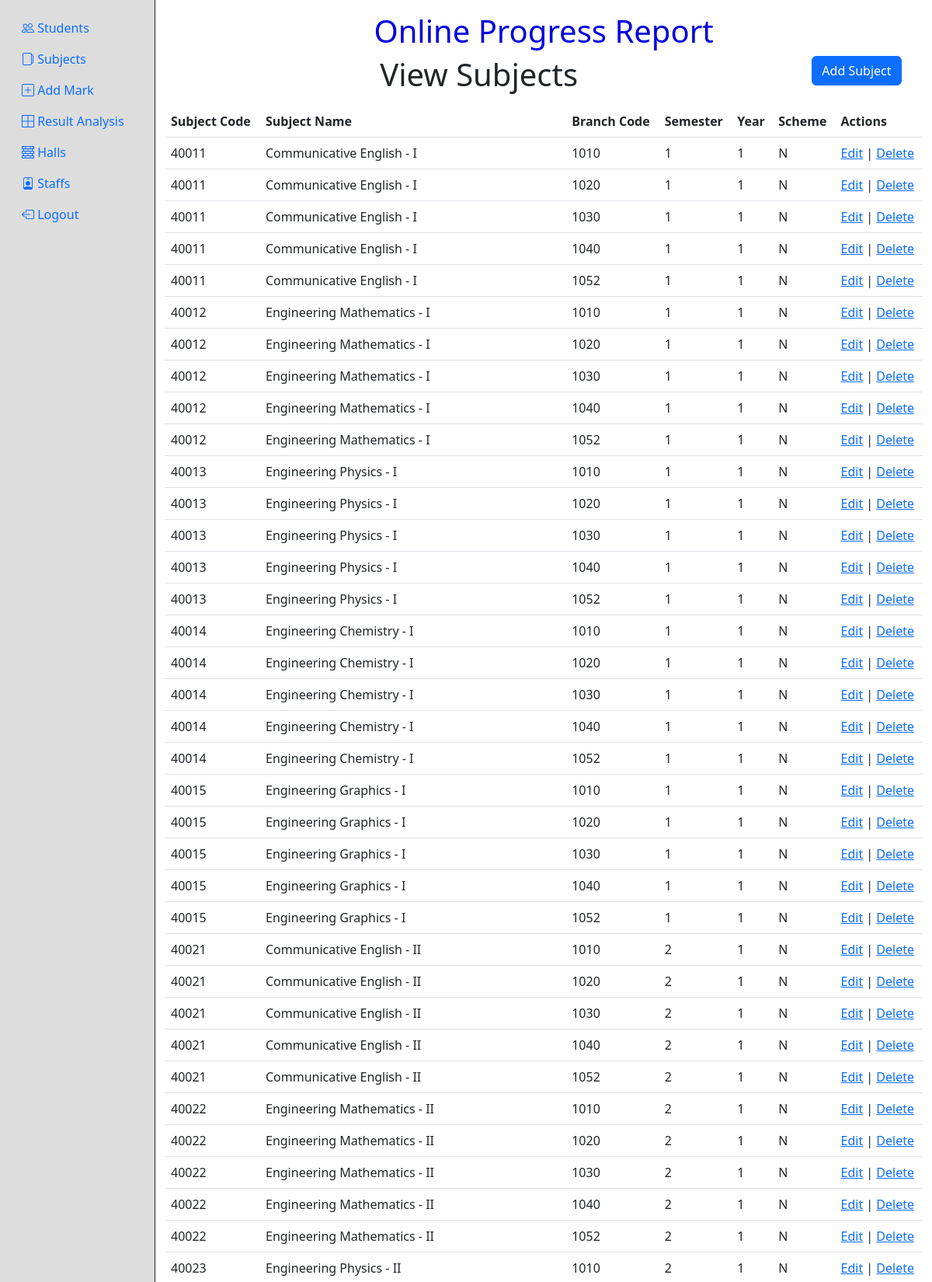
/subjects.php (signed in, upper part), run on the app's committed database.
### tables this page shows
CREATE TABLE `sub_details` (
  `id` int(11) NOT NULL,
  `scode` int(11) NOT NULL,
  `sname` text NOT NULL,
  `bcode` int(11) NOT NULL,
  `sem` int(11) NOT NULL,
  `year` int(11) NOT NULL,
  `scheme` varchar(10) NOT NULL
);

### subjects.php (the view, shortened to what this page needs)
<?php
if(!isset($_SESSION["user_id"])){
    header("Location: login.php");
}else if(isset($_GET["deleteid"])){
    $query = "DELETE FROM `sub_details` WHERE `id` = ".$_GET["deleteid"];
    $con = mysqli_connect(DB_HOST,DB_USERNAME,DB_PASSWORD,DB_NAME);
    mysqli_query($con, $query);
    $selectQuery = "SELECT * FROM `sub_details`";
    $result = mysqli_query($con, $selectQuery);
}else{
    $query = "SELECT * FROM `sub_details`";
    $con = mysqli_connect(DB_HOST,DB_USERNAME,DB_PASSWORD,DB_NAME);
    $result = mysqli_query($con, $query);
}
?>
<!DOCTYPE html>
<html lang="en">
<head>
  <link href="https://cdn.jsdelivr.net/npm/bootstrap@5.3.0-alpha1/dist/css/bootstrap.min.css" rel="stylesheet"
>
  <link rel="stylesheet" href="https://cdn.jsdelivr.net/npm/bootstrap-icons@1.10.3/font/bootstrap-icons.css">
</head>
<body>
  <div class="container-fluid h-100">
    <div class="row h-100">
      <?php include("sidebar.php"); ?>
      <div class="col-10 pt-3">
        <div class="row">
          <div class="col-12">
            <h2 style="text-align:center;font-size:40px;color:#00d">Online Progress Report</h2>
          </div>
        </div>
        <div class="row">
          <div class="col">
            <div class="row">
              <div class="col-10">
                <h1 class="title mb-3">View Subjects</h1>
              </div>
              <div class="col"><a class="btn btn-primary" href="add-subject.php" role="button">Add Subject</a></div>
            </div>
            <div class="table-responsive">
              <table class="table table-hover">
                <thead>
                  <tr>
                    <th>Subject Code</th>
                    <th>Subject Name</th>
                    <th>Branch Code</th>
                    <th>Semester</th>
                    <th>Year</th>
                    <th>Scheme</th>
                    <th>Actions</th>
                  </tr>
                </thead>
                <tbody>
                  <?php if($result){
                    $rows = mysqli_num_rows($result);
                    if($rows===0){
                  ?>
                  <tr>
                    <td colspan="7" align="center">No Records Found</td>
                  </tr>
                  <?php }else{
                    while($row = mysqli_fetch_array($result, MYSQLI_ASSOC)){ ?>
                  <tr>
                    <td><?php echo $row["scode"]; ?></td>
                    <td><?php echo $row["sname"]; ?></td>
                    <td><?php echo $row["bcode"]; ?></td>
                    <td><?php echo $row["sem"]; ?></td>
                    <td><?php echo $row["year"]; ?></td>
                    <td><?php echo $row["scheme"]; ?></td>
                    <td>
                      <a href="edit-subject.php?id=<?php echo $row["id"]; ?>">Edit</a> | <a
                        href="?deleteid=<?php echo $row["id"]; ?>">Delete</a>
                    </td>
                  </tr>
                  <?php
                    }
                    } } ?>
                </tbody>
              </table>
            </div>
          </div>
        </div>
      </div>
    </div>
  </div>
</body>
</html>

### subjects.php (style rules this page uses)
html, body { margin: 0; padding: 0; height: 100%; }
h1.title { margin: 0; text-align: center; }

### data on the page
sub_details: scode "40011", sname "Communicative English - I", bcode "1010", sem "1", year "1", scheme "N"
sub_details: scode "40011", sname "Communicative English - I", bcode "1020", sem "1", year "1", scheme "N"
sub_details: scode "40011", sname "Communicative English - I", bcode "1030", sem "1", year "1", scheme "N"
sub_details: scode "40011", sname "Communicative English - I", bcode "1040", sem "1", year "1", scheme "N"
sub_details: scode "40011", sname "Communicative English - I", bcode "1052", sem "1", year "1", scheme "N"
sub_details: scode "40012", sname "Engineering Mathematics - I", bcode "1010", sem "1", year "1", scheme "N"
sub_details: scode "40012", sname "Engineering Mathematics - I", bcode "1020", sem "1", year "1", scheme "N"
sub_details: scode "40012", sname "Engineering Mathematics - I", bcode "1030", sem "1", year "1", scheme "N"
sub_details: scode "40012", sname "Engineering Mathematics - I", bcode "1040", sem "1", year "1", scheme "N"
sub_details: scode "40012", sname "Engineering Mathematics - I", bcode "1052", sem "1", year "1", scheme "N"
sub_details: scode "40013", sname "Engineering Physics - I", bcode "1010", sem "1", year "1", scheme "N"
sub_details: scode "40013", sname "Engineering Physics - I", bcode "1020", sem "1", year "1", scheme "N"
sub_details: scode "40013", sname "Engineering Physics - I", bcode "1030", sem "1", year "1", scheme "N"
sub_details: scode "40013", sname "Engineering Physics - I", bcode "1040", sem "1", year "1", scheme "N"
sub_details: scode "40013", sname "Engineering Physics - I", bcode "1052", sem "1", year "1", scheme "N"
sub_details: scode "40014", sname "Engineering Chemistry - I", bcode "1010", sem "1", year "1", scheme "N"
sub_details: scode "40014", sname "Engineering Chemistry - I", bcode "1020", sem "1", year "1", scheme "N"
sub_details: scode "40014", sname "Engineering Chemistry - I", bcode "1030", sem "1", year "1", scheme "N"
sub_details: scode "40014", sname "Engineering Chemistry - I", bcode "1040", sem "1", year "1", scheme "N"
sub_details: scode "40014", sname "Engineering Chemistry - I", bcode "1052", sem "1", year "1", scheme "N"
sub_details: scode "40015", sname "Engineering Graphics - I", bcode "1010", sem "1", year "1", scheme "N"
sub_details: scode "40015", sname "Engineering Graphics - I", bcode "1020", sem "1", year "1", scheme "N"
sub_details: scode "40015", sname "Engineering Graphics - I", bcode "1030", sem "1", year "1", scheme "N"
sub_details: scode "40015", sname "Engineering Graphics - I", bcode "1040", sem "1", year "1", scheme "N"
sub_details: scode "40015", sname "Engineering Graphics - I", bcode "1052", sem "1", year "1", scheme "N"
sub_details: scode "40021", sname "Communicative English - II", bcode "1010", sem "2", year "1", scheme "N"
sub_details: scode "40021", sname "Communicative English - II", bcode "1020", sem "2", year "1", scheme "N"
sub_details: scode "40021", sname "Communicative English - II", bcode "1030", sem "2", year "1", scheme "N"
sub_details: scode "40021", sname "Communicative English - II", bcode "1040", sem "2", year "1", scheme "N"
sub_details: scode "40021", sname "Communicative English - II", bcode "1052", sem "2", year "1", scheme "N"
sub_details: scode "40022", sname "Engineering Mathematics - II", bcode "1010", sem "2", year "1", scheme "N"
sub_details: scode "40022", sname "Engineering Mathematics - II", bcode "1020", sem "2", year "1", scheme "N"
sub_details: scode "40022", sname "Engineering Mathematics - II", bcode "1030", sem "2", year "1", scheme "N"
sub_details: scode "40022", sname "Engineering Mathematics - II", bcode "1040", sem "2", year "1", scheme "N"
sub_details: scode "40022", sname "Engineering Mathematics - II", bcode "1052", sem "2", year "1", scheme "N"
sub_details: scode "40023", sname "Engineering Physics - II", bcode "1010", sem "2", year "1", scheme "N"
